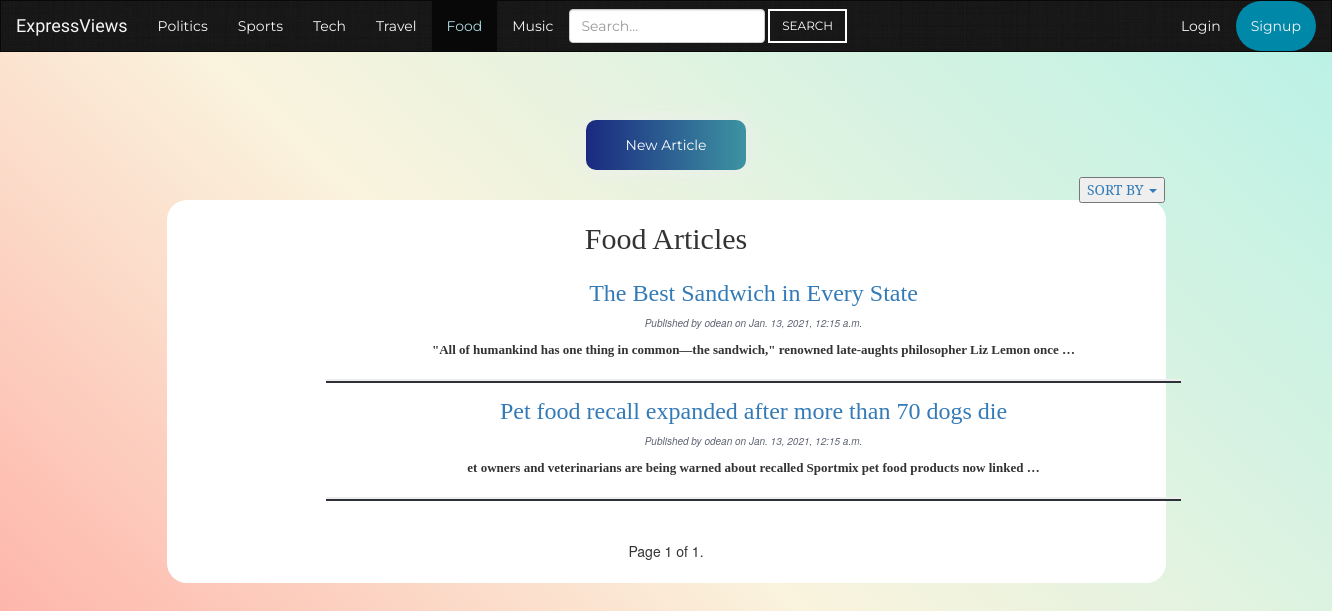
/home/mysite/food/page/order-by-likes/, run on the app's committed database.
### mysite/models.py (models this page shows, shortened)
class Article (models.Model):
    body = models.TextField()
    title = models.CharField(max_length=200)
    author = models.ForeignKey(User, on_delete=models.CASCADE, related_name='posts')
    slug = models.SlugField(max_length=200)
    publish = models.DateTimeField(default=timezone.now)
    created = models.DateTimeField(auto_now_add=True)
    updated = models.DateTimeField(auto_now=True)
    likes = models.ManyToManyField(User, related_name='article_likes')
    dislikes = models.ManyToManyField(User, related_name='article_dislikes')
    TOPIC_CHOICES = (
        ("Politics", "Politics"),
        ("Sports", "Sports"),
        ("Tech", "Tech"),
        ("Travel", "Travel"),
        ("Food", "Food"),
        ("Music", "Music"),
    )
    topic = models.CharField(max_length=350, choices=TOPIC_CHOICES, default='...')
    class Meta:
        ordering = ('-publish',)
    def get_absolute_url(self):
        return reverse('mysite:Politics_detail', args=[self.slug])

### mysite/views.py (the view)
# urls.py: path('food/page/order-by-likes/', views.OrderingFood.as_view(), name='order_likes_food'),
class OrderingFood(ListView):
    queryset = Article.objects.filter(topic='Food')
    context_object_name = 'order_likes_food'
    paginate_by = 4
    template_name = 'mysite/article/order-likes-food.html'
    def get_ordering(self):
        ordering = self.request.GET.get('ordering', '-likes')
        return ordering

### mysite/templates/mysite/article/order-likes-food.html
{% extends "mysite/food.html" %}
{% block article_content %}
    <h2 class="text-center">Food Articles</h2>
    <br>
    {% for article in order_likes_food %}
        <div class="container">
            <h3 class="list_titles"><a href="{{ article.get_absolute_url }}">{{ article.title }}</a></h3>
            <p class="date_published">Published by {{ article.author }} on {{ article.publish }}</p>
            <div class="body-preview">
            <p>{{ article.body|truncatewords:15|linebreaks }}</p>
            </div>
            <hr class="horizontal-line">
        </div>
    {% endfor %}
    {% include "pagination.html" with page=page_obj%}
{% endblock %}

### mysite/static/mysite/style.css (style rules this page uses)
body { background-size: cover; background-repeat: no-repeat; background-attachment: fixed; background-color: #ffa69e; background-image: linear-gradient(43deg, #ffa69e 0%, #faf3dd 46%, #b8f2e6 100%); }
.horizontal-line { height:2px; width:75%; border-width:2px; color:#2e3138; background-color: #2e3138; }
.date_published { color: #5c6270; font-size: 10px; font-style: italic; }
.body-preview { font-weight: bold; font-family: "Times New Roman", "sans-serif"; margin-left: 50px; margin-right: 50px; font-size: 13px; }
.list_titles { margin-left: 120px; margin-right: 120px; margin-top: -5px; font-family: 'Lora', serif; }
.text-center { font-family: 'Lora', serif; }

### data on the page
Article: title "The Best Sandwich in Every State", author "odean", publish "Jan. 13, 2021, 12:15 a.m.", body "\"All of humankind has one thing in common—the sandwich,\" renowned late-aughts philosopher Liz Lemon once …"
Article: title "Pet food recall expanded after more than 70 dogs die", author "odean", publish "Jan. 13, 2021, 12:15 a.m.", body "et owners and veterinarians are being warned about recalled Sportmix pet food products now linked …"

### other printed values
{{ page.number }} "1"
{{ page.paginator.num_pages }} "1"
